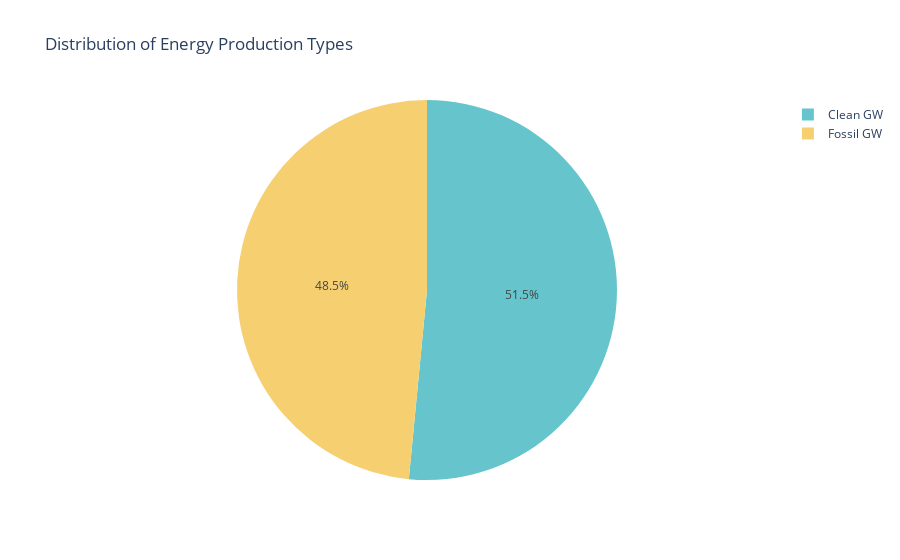

The code cell stored with this chart in its notebook:
### Code cell
# Aggregate data for the pie chart
energy_types = df[['Country', 'Clean GW', 'Fossil GW']].melt(id_vars=['Country'], var_name='Type', value_name='GW')

# Pie chart for energy production types
fig = px.pie(energy_types, values='GW', names='Type', title='Distribution of Energy Production Types',
             color_discrete_sequence=px.colors.qualitative.Pastel)
fig.show()

### Figure 1 — Plotly figure (JSON) as saved in the notebook; plotly's stock layout.template omitted (floating-point values rounded to 4 significant figures; data arrays with more than 128 entries replaced by an {"elided": "..."} marker saying what was removed)
{"data": [{"domain": {"x": [0, 1], "y": [0, 1]}, "hovertemplate": "Type=%{label}<br>GW=%{value}<extra></extra>", "labels": {"elided": "1288 str values"}, "legendgroup": "", "name": "", "showlegend": true, "type": "pie", "values": {"elided": "1288 float values"}}], "layout": {"legend": {"tracegroupgap": 0}, "piecolorway": ["rgb(102, 197, 204)", "rgb(246, 207, 113)", "rgb(248, 156, 116)", "rgb(220, 176, 242)", "rgb(135, 197, 95)", "rgb(158, 185, 243)", "rgb(254, 136, 177)", "rgb(201, 219, 116)", "rgb(139, 224, 164)", "rgb(180, 151, 231)", "rgb(179, 179, 179)"], "title": {"text": "Distribution of Energy Production Types"}}}
